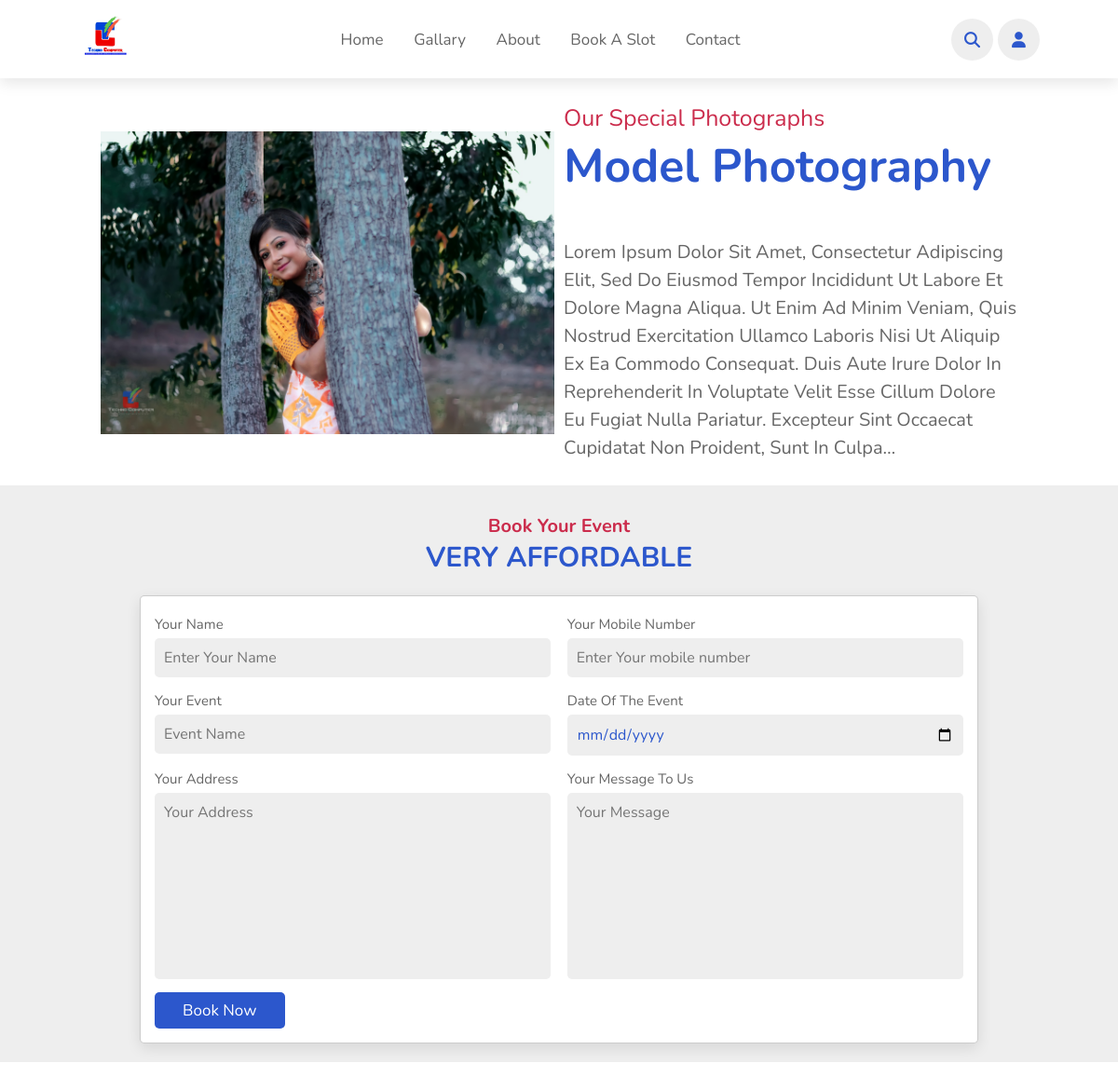
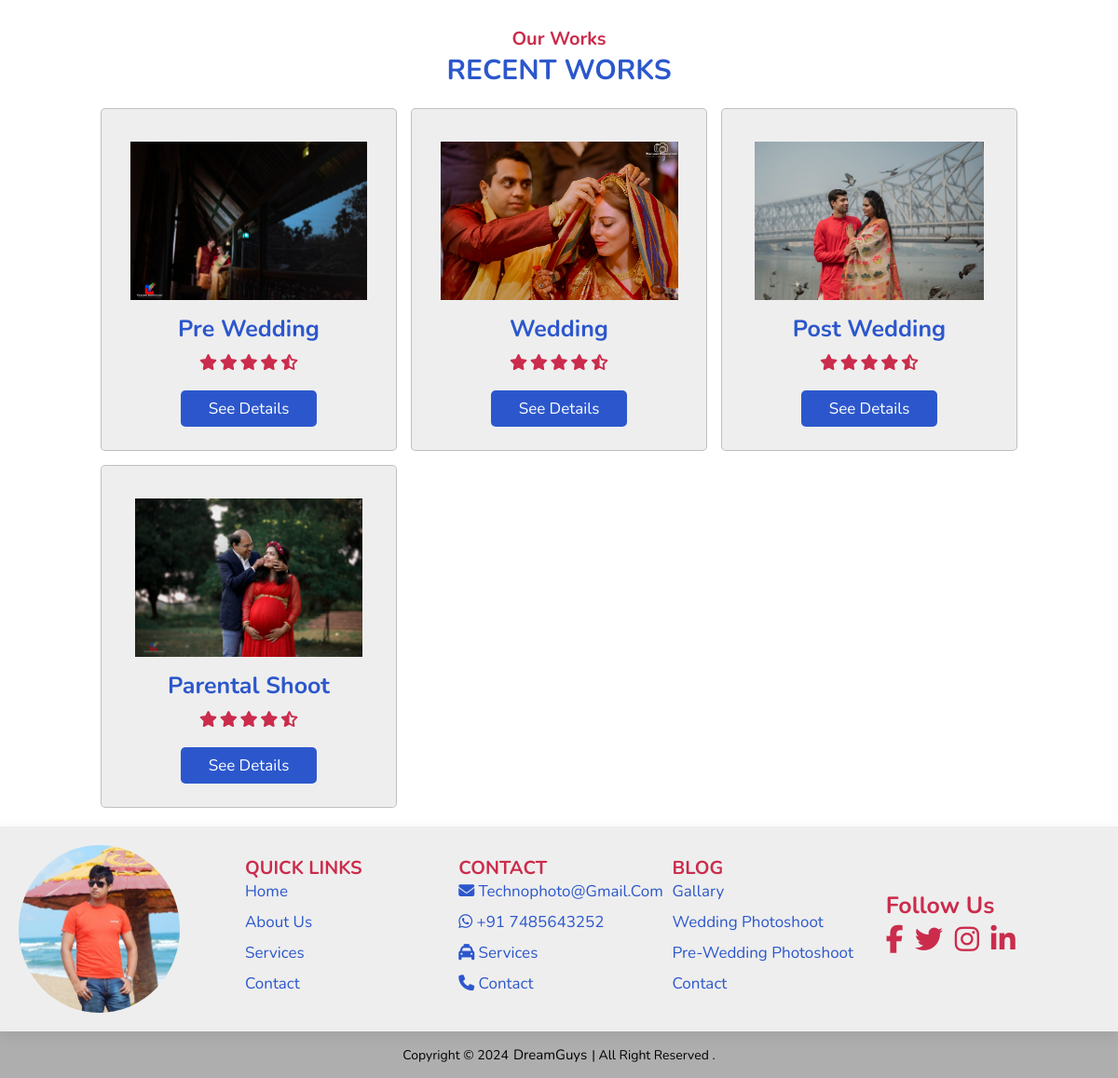
Page /blog/12 on the committed database (2 pictures, top to bottom).
### techno/models.py (models this page shows, shortened)
class Post(models.Model):
    STATUS=(
        ('0','Draft'),
        ('1','Publish'),
    )
    SECTION = (
        ('Main_post','Main_post'),
        ('Recent','Recent'),
        ('Popular','Popular'),
        ('Gallary','Gallary'),
        ('Editors_Pick','Editors_Pick'),
    )
    featured_image = models.ImageField(upload_to='Images')
    title = models.CharField(max_length=200)
    content = RichTextField()
    date = models.DateField(auto_now_add = True)
    status = models.CharField(choices=STATUS,max_length=100)
    section =models.CharField(choices =SECTION,max_length=200)

### Techno_photo/views.py (the view, shortened to what this page needs)
# urls.py: path('blog/<str:id>',views.BLOG,name="blog"),   # Blog page
def BLOG(request,id):
    recent_post = Post.objects.filter(section='Recent',status=1)
    post = Post.objects.filter(id=id)
    context={
        'recent_post':recent_post,
        'post':post,
    }
    return render(request, "blog.html",context)

### templates/blog.html (shortened to what this page needs)
{% extends "base.html" %}
{% load static %}
{% block content %}
<section class="home" id="home">
    <div class="swiper-container home-slider">
        <div class="swiper-wrapper wrapper">
            <div class="swiper-slide slide">
                <div class="image">
                    <img src="{% for i in post %}{{i.featured_image.url}}{% endfor %}" alt="Images">
                </div>
                <div class="content">
                    <span>Our Special Photographs</span>
                    <h4>{% for i in post %}{{i.title}}{% endfor %}</h4>
                    <br><br>
                    <p>{% for i in post %}{{i.content |truncatechars:400|safe}}{% endfor %}
                    </p>
                </div>
            </div>
        </div>
    </div>
</section>
<section class="slot" id="slot">
    <h3 class="sub-heading">Book Your Event </h3>
    <h1 class="heading">VERY AFFORDABLE </h1>
    <form method="post">
        <div class="inputBox">
            <div class="input">
                <span>Your Name</span>
                <input type="text" name="name" id="" placeholder="Enter Your Name" required>
            </div>
            <div class="input">
                <span>Your Mobile Number</span>
                <input type="tel" name="mobile_no" id="" placeholder="Enter Your mobile number" required>
            </div>
        </div>
        <div class="inputBox">
            <div class="input">
                <span>Your Event</span>
                <input type="text" name="event_name" id="" placeholder="Event Name" required>
            </div>
            <div class="input">
                <span>Date of the Event</span>
                <input type="date" name="date" id="" placeholder="Choose Date " required>
            </div>
        </div>
        <div class="inputBox">
            <div class="input">
                <span>Your Address</span>
                <textarea name="address" id="" cols="30" rows="10" placeholder="Your Address"></textarea>
            </div>
            <div class="input">
                <span>Your Message to Us</span>
                <textarea name="message" id="" cols="30" rows="10" placeholder="Your Message"></textarea>
            </div>
        </div>
        <input type="submit" value="Book Now" class="btn">
    </form>
</section>
<section class="dishes recent_work" id="dishes recent_work">
    <br>
    <h3 class="sub-heading">Our Works </h3>
    <h1 class="heading">Recent Works</h1>
    <div class="box-container">
        {% for i in recent_post %}
        <div class="box">
            <img src="{{i.featured_image.url}}" alt="image" class="work">
            <h3>{{i.title}}</h3>
            <div class="stars">
                <i class="fas fa-star"></i>
                <i class="fas fa-star"></i>
                <i class="fas fa-star"></i>
                <i class="fas fa-star"></i>
                <i class="fas fa-star-half-alt"></i>
            </div>
            <a href="{% url "blog" i.id %}" class="btn">See Details </a>
        </div>
        {% endfor %}
</section>
{% endblock content %}

### templates/base.html (shortened to what this page needs)
<!DOCTYPE html>
{% load static %}
<html lang="en">
<head>
    <link rel="stylesheet" href="https://cdn.jsdelivr.net/npm/swiper@11/swiper-bundle.min.css" />
    <link rel="stylesheet" href="https://cdnjs.cloudflare.com/ajax/libs/font-awesome/6.5.1/css/all.min.css"
 />
    <link rel="stylesheet" href="{% static "css/style.css" %}">
    <link rel="stylesheet" href="{% static "css/vidstyle.css" %}">
</head>
<body>
    <header>
        <a href="{% url "index" %}" class="logo"><img src="{% static "images/logo.jpg" %}" alt=""></a>
        <nav class="navbar">
            <a class="" href="{% url "index" %}">Home</a>
            <a href="#gallary">Gallary</a>
            <a href="#about">About</a>
            <a href="#slot">Book A Slot</a>
            <a href="#contact">Contact</a>
        </nav>
        <div class="icons">
            <i class="fas fa-search" id="search-icon"></i>
            <a href="/admin/"  ><i class = "fas fa-user" id="user-icon"></i></a>
        </div>
    </header>
    {% block content %}{% endblock content %}
<footer class="footer" id="contact">
        <div class="owner-photo">
            <img src="{% static "images/owner.jpg" %}" alt="Owner Photo">
        </div>
        <div class="quick-links">
            <h3>QUICK LINKS</h3>
            <ul>
                <li><a href="#home">Home</a></li>
                <li><a href="#about"></i>About Us</a></li>
                <li><a href="#dishes"></i>Services</a></li>
                <li><a href="#contact">Contact</a></li>
            </ul>
        </div>
        <div class="quick-links">
            <h3>CONTACT</h3>
            <ul>
                <li><a href="#home"><i class="fa-solid fa-envelope"></i> technophoto@gmail.com</a></li>
                <li><a href="#about"><i class="fa-brands fa-whatsapp"></i> +91 7485643252</a></li>
                <li><a href="#dishes"><i class="fa-solid fa-taxi"></i> Services</a></li>
                <li><a href="#contact"><i class="fa-solid fa-phone"></i> Contact</a></li>
            </ul>
        </div>
        <div class="quick-links">
            <h3>BLOG</h3>
            <ul>
                <li><a href="#home">Gallary</a></li>
                <li><a href="#about">Wedding Photoshoot</a></li>
                <li><a href="#dishes">Pre-Wedding Photoshoot</a></li>
                <li><a href="#contact">Contact</a></li>
            </ul>
        </div>
        <div class="social-media">
            <h3>Follow Us</h3>
            <ul>
                <li><a href="#"><i class="fab fa-facebook-f"></i></a></li>
                <li><a href="#"><i class="fab fa-twitter"></i></a></li>
                <li><a href="#"><i class="fab fa-instagram"></i></a></li>
                <li><a href="#"><i class="fab fa-linkedin-in"></i></a></li>
            </ul>
        </div>
</footer>
<div class="copyright">Copyright © 2024  <a target="blank" href ="https://debangshucode.github.io/freelancepf/"> DreamGuys </a>| All right reserved .</div>
</body>
</html>

### static/css/style.css (style rules this page uses)
:root { --green:#cb2c4c; --black:#2c57cc; --light:#666; --box-shadow:0 .5rem 1.5rem rgb(0,0,0,.1); }
* { font-family: "Nunito", sans-serif; margin: 0; padding: 0; box-sizing: border-box; text-decoration: none; outline: none; border: none; text-transform: capitalize; transition: all .2s linear; }
html { scroll-behavior: smooth; overflow-x: hidden; font-size: 62.5%; scroll-padding-top: 5.5rem; }
section { padding: 2rem 9%; }
section:nth-child(even) { background: #eee; }
.btn { margin-top: 1rem; display:inline-block ; font-size: 1.7rem; color:#fff; background: var(--black); border-radius: .5rem; cursor: pointer; padding:.8rem 3rem; }
header { width: 100vw; position: fixed; top: 0;left: 0;right: 0; background: #fff; padding: 1rem 7%; display: flex; align-items: center; justify-content: space-between; z-index: 1000; box-shadow: var(--box-shadow); }
.logo img { height: 60px; width: 60px; border-radius: 50%; }
header .navbar a { font-size: 1.7rem; border-radius: .5rem; padding: .5rem 1.5rem; color: var(--light); }
header .icons { display: flex; height: 100%; width: auto; }
header .icons i { cursor: pointer; margin-left: .5rem; line-height: 4.5rem; width: 4.5rem; text-align: center; font-size:1.7rem; color:var(--black); border-radius: 50%; background: #eee; }
.home .home-slider .slide { display: flex; align-items: center; flex-wrap: wrap; gap: 1rem; overflow: hidden; padding-top:9rem ; }
.home .home-slider .slide .content { flex:1 1 45rem ; }
.home .home-slider .slide .image { flex:1 1 45rem ; }
.home .home-slider .slide .image img { width: 100%; }
.home .home-slider .slide .content span { color: var(--green); font-size: 2.5rem; }
.home .home-slider .slide .content h4 { color: var(--black); font-size: 5rem; }
.home .home-slider .slide .content p { color: var(--light); font-size: 2rem; padding: .5rem 0; line-height: 1.5; }
.sub-heading { text-align: center; color: var(--green); font-size: 2rem; padding-top: 1rem; }
.heading { text-align: center; color: var(--black); font-size: 3rem; padding-bottom: 2rem; text-transform: uppercase; }
.dishes .box-container { display: grid; grid-template-columns: repeat(auto-fit,minmax(27rem , 1fr)); gap: 1.5rem; }
.dishes .box-container .box { padding: 2.5rem; background: #eee; border-radius: .5rem; border: .1rem solid rgba(0,0,0,.2); box-shadow: var(--light); position: relative; overflow: hidden; text-align: center; }
.dishes .box-container .box img { height:17rem; margin: 1rem 0; }
.dishes .box-container .box h3 { color: var(--black); font-size: 2.5rem; }
.dishes .box-container .box .stars { padding: 1rem 0; }
.dishes .box-container .box .stars i { font-size: 1.7rem; color: var(--green); }
.slot form { max-width: 90rem; border-radius: .5rem; box-shadow: var(--box-shadow); border: .1rem solid rgba(0,0,0,.2); background: #fff; padding: 1.5rem; margin: 0 auto; }
.slot form .inputBox { display: flex; flex-wrap: wrap; justify-content: space-between; }
.slot form .inputBox .input { width: 49%; }
.slot form .inputBox .input span { display: block; padding: .5rem 0; font-size: 1.5rem; color: var(--light); }
.slot form .inputBox .input input, .slot form .inputBox .input textarea { background: #eee; border-radius: .5rem; padding: 1rem; font-size: 1.6rem; color: var(--black); text-transform: none; margin-bottom: 1rem; width: 100%; }
.slot form .inputBox .input textarea { height: 20rem; resize: none; }
.slot form .btn { margin-top: 0; }
.footer { display: flex; justify-content: space-evenly; align-items: center; padding: 20px; background-color: #eee; color: var(--green); box-shadow: var(--box-shadow); }
.copyright { display: flex; background-color: #66666686; height: 50px; text-align: center; align-items: center; font-size: 1.4rem; justify-content: center; }
.copyright a { font-size: 1.5rem; color: black; padding-left: 5px; padding-right: 5px; }
.owner-photo { height: 180px; width: 350px; margin-right: 70px; }
.owner-photo img { width: 100%; height: 100%; border-radius: 50%; }
.quick-links, .social-media { text-align:start; width: 40%; }
.quick-links h3 { font-size: 2rem; }
.quick-links ul, .social-media ul { list-style: none; padding: 0; }
.quick-links ul li, .social-media ul li { margin-bottom: 10px; }
.social-media ul li { display: inline-block; margin-right: 10px; }
.quick-links ul li a { font-size: 1.7rem; color: var(--black); }
.social-media ul li a { color: var(--green); font-size: 3rem; }
.social-media h3 { font-size: 2.5rem; }
.social-media ul li a i { transition: color 0.3s ease; }

### rows in the picture
Post: featured_image (picture), title "Model Photography", content "Lorem Ipsum Dolor Sit Amet, Consectetur Adipiscing Elit, Sed Do Eiusmod Tempor Incididunt Ut Labore Et Dolore Magna Aliqua. Ut Enim Ad Minim Veniam, Quis Nostrud Exercitation Ullamco Laboris Nisi Ut Aliquip Ex Ea Commodo Consequat. Duis Aute Irure Dolor In Reprehenderit In Voluptate Velit Esse Cillum Dolore Eu Fugiat Nulla Pariatur. Excepteur Sint Occaecat Cupidatat Non Proident, Sunt In Culpa…"
Post: featured_image (picture), title "Pre Wedding"
Post: featured_image (picture), title "Wedding"
Post: featured_image (picture), title "Post Wedding"
Post: featured_image (picture), title "Parental Shoot"
